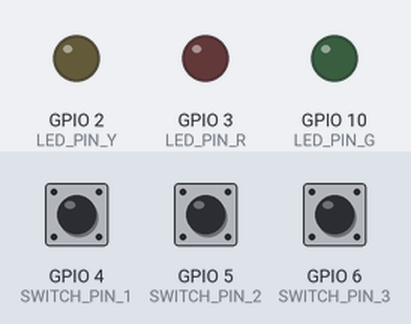
A program run on a simulated Raspberry Pi (BCM pin numbers). On the bench: output pins drawn as LEDs (lit = HIGH). The inputs (shaded band) are chosen by the test bench; at power-on: GPIO 4 (SWITCH_PIN_1) LOW, GPIO 5 (SWITCH_PIN_2) LOW, GPIO 6 (SWITCH_PIN_3) LOW.

Above: at 1.2 s.
1.3 s: GPIO 4 (SWITCH_PIN_1) pulled HIGH for 0.15 s
At 1.4 s:
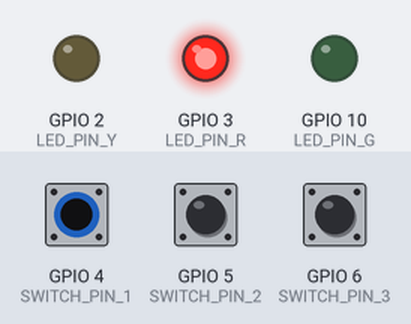
3.0 s: GPIO 5 (SWITCH_PIN_2) pulled HIGH for 0.15 s
At 3.1 s:
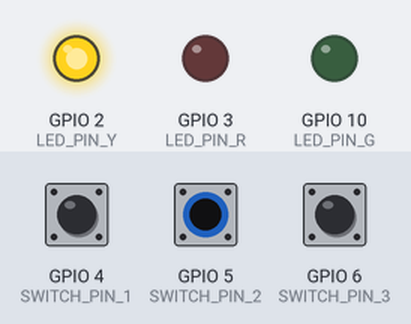
4.7 s: GPIO 6 (SWITCH_PIN_3) pulled HIGH for 0.15 s
At 4.8 s:
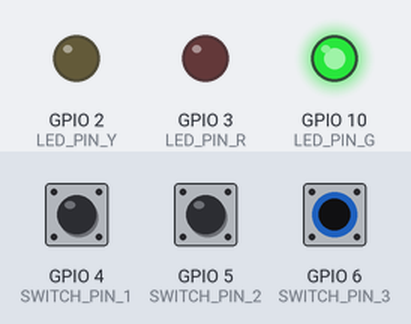
6.4 s: GPIO 6 (SWITCH_PIN_3) pulled HIGH for 3.2 s
At 10.8 s:
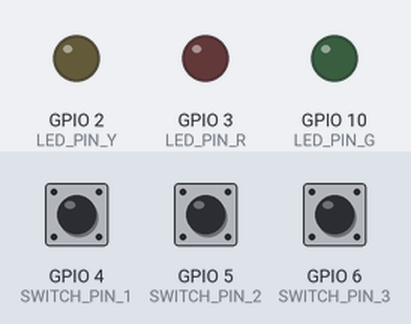
11.1 s: GPIO 4 (SWITCH_PIN_1) pulled HIGH for 3.2 s
At 12.0 s:
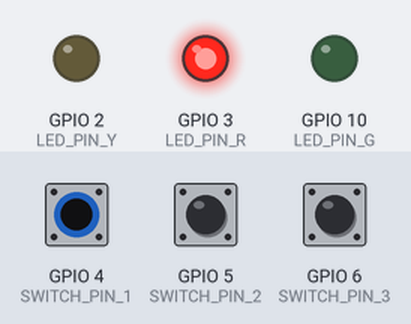
15.8 s: GPIO 4 (SWITCH_PIN_1) driven HIGH and GPIO 5 (SWITCH_PIN_2) driven HIGH
At 16.8 s:
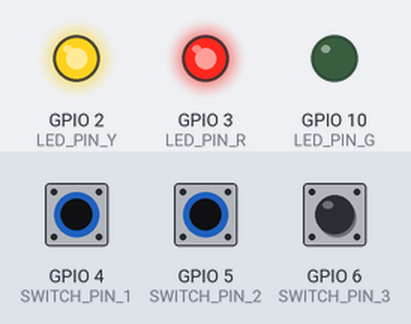
Timing chart, 0 to 18.3 s (numbered marks = the images above; inputs shaded):
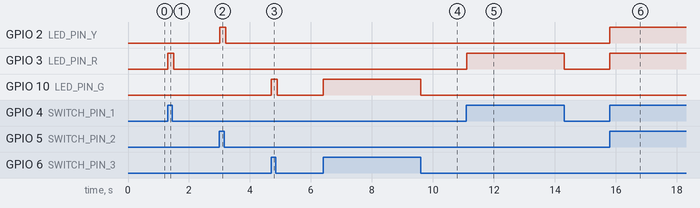

The program:

switch_task.py
```python
import RPi.GPIO as GPIO
import time

SWITCH_PIN_1 = 4
SWITCH_PIN_2 = 5
SWITCH_PIN_3 = 6
LED_PIN_R = 3
LED_PIN_Y = 2
LED_PIN_G = 10
GPIO.setmode(GPIO.BCM)
GPIO.setup(SWITCH_PIN_1,GPIO.IN,pull_up_down=GPIO.PUD_DOWN)
GPIO.setup(SWITCH_PIN_2,GPIO.IN,pull_up_down=GPIO.PUD_DOWN)
GPIO.setup(SWITCH_PIN_3,GPIO.IN,pull_up_down=GPIO.PUD_DOWN)
GPIO.setup(LED_PIN_R,GPIO.OUT)
GPIO.setup(LED_PIN_Y,GPIO.OUT)
GPIO.setup(LED_PIN_G,GPIO.OUT)
try:
    while True:
        val = GPIO.input(SWITCH_PIN_1)
        val2 = GPIO.input(SWITCH_PIN_2)
        val3 = GPIO.input(SWITCH_PIN_3)
        GPIO.output(LED_PIN_R,val)
        GPIO.output(LED_PIN_Y,val2)
        GPIO.output(LED_PIN_G,val3)
        time.sleep(0.1)
finally:
    GPIO.cleanup()
    print("hello?")
```

Measured:
- after the input at 1.3 s, GPIO 3 (LED_PIN_R): LOW → HIGH at once, → LOW 0.20 s later
- after the input at 3.0 s, GPIO 2 (LED_PIN_Y): LOW → HIGH at once, → LOW 0.20 s later
- after the input at 4.7 s, GPIO 10 (LED_PIN_G): LOW → HIGH at once, → LOW 0.20 s later
- after the input at 6.4 s, GPIO 10 (LED_PIN_G): LOW → HIGH at once, → LOW 3.2 s later
- after the input at 11.1 s, GPIO 3 (LED_PIN_R): LOW → HIGH at once, → LOW 3.2 s later
- after the input at 15.8 s, GPIO 2 (LED_PIN_Y), GPIO 3 (LED_PIN_R): LOW → HIGH at once
